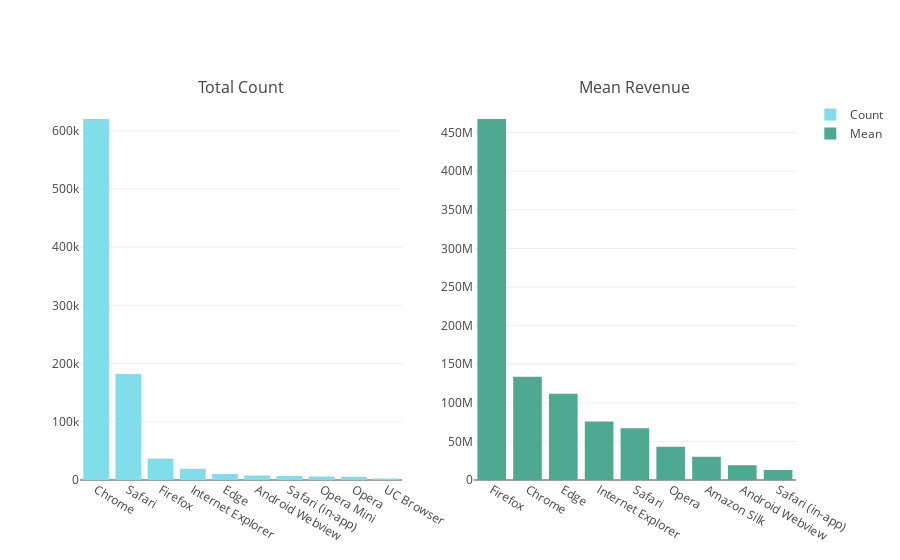

The notebook cell this image was saved under:
### Code cell
count_mean('device.browser',"#80DEEA","#4DA990")

### Figure 1 — Plotly figure (JSON) as saved in the notebook; plotly's stock layout.template omitted (floating-point values rounded to 4 significant figures)
{"data": [{"marker": {"color": "#80DEEA"}, "name": "Count", "type": "bar", "uid": "5be178fe-e715-11e8-9170-8c859051acaa", "x": ["Chrome", "Safari", "Firefox", "Internet Explorer", "Edge", "Android Webview", "Safari (in-app)", "Opera Mini", "Opera", "UC Browser"], "xaxis": "x", "y": [620364, 182245, 37069, 19375, 10205, 7865, 6850, 6139, 5643, 2427], "yaxis": "y"}, {"marker": {"color": "#4DA990"}, "name": "Mean", "type": "bar", "uid": "5be2ca42-e715-11e8-b4a8-8c859051acaa", "x": ["Firefox", "Chrome", "Edge", "Internet Explorer", "Safari", "Opera", "Amazon Silk", "Android Webview", "Safari (in-app)"], "xaxis": "x2", "y": [467600000.0, 133600000.0, 111800000.0, 75740000.0, 67180000.0, 43070000, 29990000, 19140000.0, 12810000.0], "yaxis": "y2"}], "layout": {"annotations": [{"font": {"size": 16}, "showarrow": false, "text": "Total Count", "x": 0.225, "xanchor": "center", "xref": "paper", "y": 1, "yanchor": "bottom", "yref": "paper"}, {"font": {"size": 16}, "showarrow": false, "text": "Mean Revenue", "x": 0.775, "xanchor": "center", "xref": "paper", "y": 1, "yanchor": "bottom", "yref": "paper"}], "xaxis": {"anchor": "y", "domain": [0, 0.45]}, "xaxis2": {"anchor": "y2", "domain": [0.55, 1]}, "yaxis": {"anchor": "x", "domain": [0, 1]}, "yaxis2": {"anchor": "x2", "domain": [0, 1]}}}
